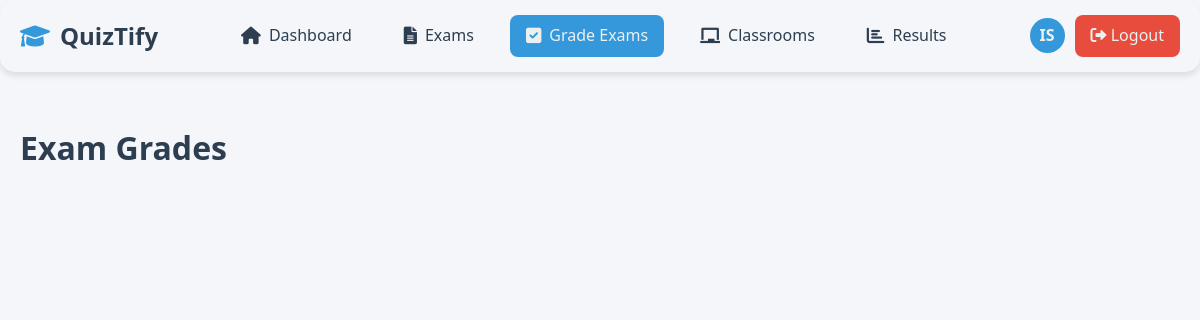
Before: /teacher/exam-grades.php (signed in) with the older database file.
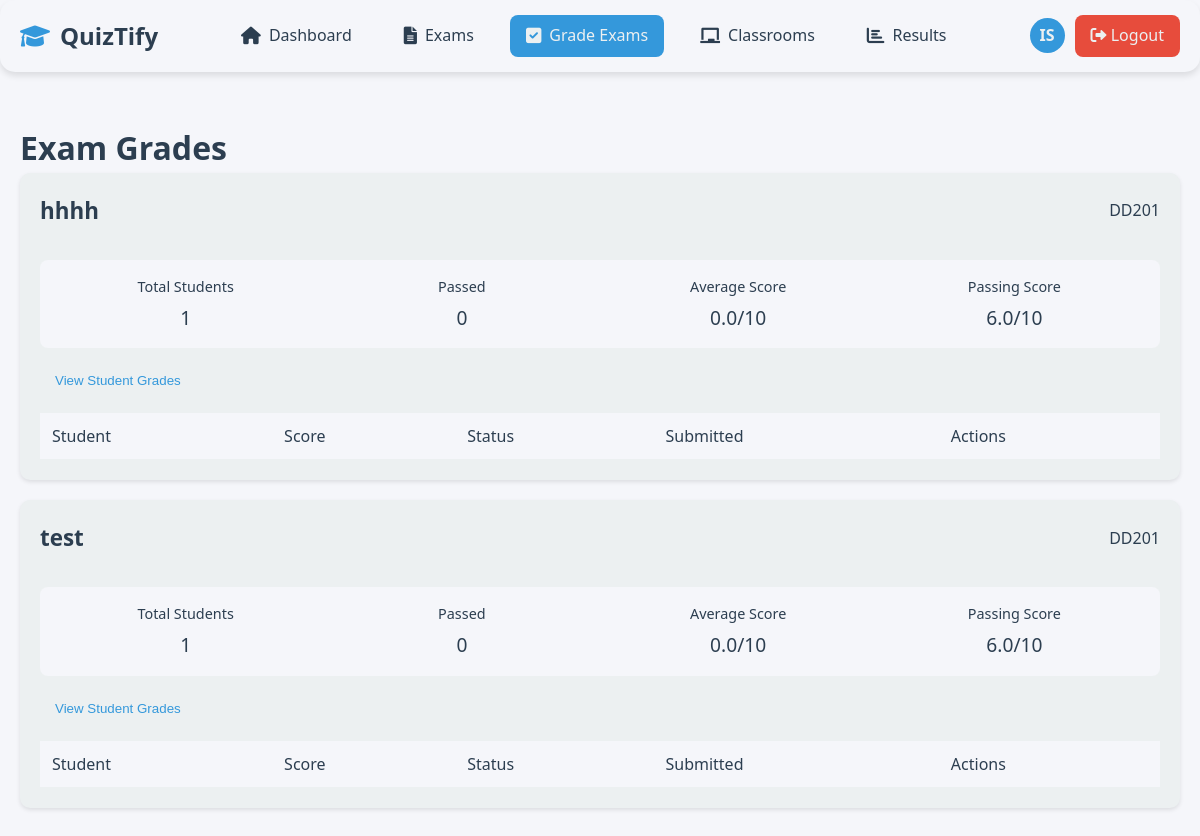
After: the same page with the newer database file.
### tables this page shows
CREATE TABLE `exams` (
  `id` int(11) NOT NULL,
  `title` varchar(255) NOT NULL,
  `description` text DEFAULT NULL,
  `is_published` tinyint(1) NOT NULL DEFAULT 0,
  `start_date` datetime NOT NULL,
  `end_date` datetime NOT NULL,
  `created_by` int(11) NOT NULL,
  `created_at` timestamp NOT NULL DEFAULT current_timestamp(),
  `total_points` enum('10','20','40','100') NOT NULL DEFAULT '10',
  `attempts_allowed` int(11) NOT NULL DEFAULT 1,
  `passing_score` int(11) NOT NULL DEFAULT 60,
  `has_timer` tinyint(1) DEFAULT 0,
  `duration_minutes` int(11) DEFAULT NULL
);

### teacher/exam-grades.php (the view, shortened to what the changed rows need)
<?php
$conn = getDBConnection();
$teacher_id = $_SESSION['user_id'];
$stmt = $conn->prepare("
    SELECT
        e.id as exam_id,
        e.title as exam_title,
        e.passing_score,
        e.total_points,
        c.name as classroom_name,
        COUNT(DISTINCT ea.student_id) as total_students,
        COUNT(CASE WHEN ea.score >= e.passing_score THEN 1 END) as passed_students,
        AVG(ea.score) as average_score
    FROM exams e
    JOIN exam_classrooms ec ON e.id = ec.exam_id
    JOIN classrooms c ON ec.classroom_id = c.id
    LEFT JOIN exam_attempts ea ON e.id = ea.exam_id AND ea.is_completed = 1
    WHERE e.created_by = ?
    GROUP BY e.id, e.title, e.total_points, c.name
    ORDER BY e.created_at DESC
");
$stmt->execute([$teacher_id]);
$exams = $stmt->fetchAll(PDO::FETCH_ASSOC);
function calculatePoints($percentage, $total_points) {
    return ($percentage / 100) * $total_points;
}
?>
<!DOCTYPE html>
<html lang="en">
<head>
    <link rel="stylesheet" href="https://cdnjs.cloudflare.com/ajax/libs/font-awesome/6.0.0/css/all.min.css">
</head>
<body>
    <div class="container">
        <h1>Exam Grades</h1>
        <?php foreach ($exams as $exam): ?>
            <div class="exam-card">
                <div class="exam-header">
                    <h2 class="exam-title"><?= htmlspecialchars($exam['exam_title']) ?></h2>
                    <span class="classroom"><?= htmlspecialchars($exam['classroom_name']) ?></span>
                </div>
                <div class="exam-stats">
                    <div class="stat-item">
                        <div class="stat-label">Total Students</div>
                        <div class="stat-value"><?= $exam['total_students'] ?></div>
                    </div>
                    <div class="stat-item">
                        <div class="stat-label">Passed</div>
                        <div class="stat-value"><?= $exam['passed_students'] ?></div>
                    </div>
                    <div class="stat-item">
                        <div class="stat-label">Average Score</div>
                        <div class="stat-value">
                            <?= number_format(calculatePoints($exam['average_score'], $exam['total_points']), 1) ?>/<?= $exam['total_points'] ?>
                        </div>
                    </div>
                    <div class="stat-item">
                        <div class="stat-label">Passing Score</div>
                        <div class="stat-value">
                            <?= number_format(calculatePoints($exam['passing_score'], $exam['total_points']), 1) ?>/<?= $exam['total_points'] ?>
                        </div>
                    </div>
                </div>
                <button class="toggle-grades" onclick="toggleGrades(<?= $exam['exam_id'] ?>)">
                    <i class='bx bx-chevron-down'></i> View Student Grades
                </button>
                <table class="grades-table">
                    <thead>
                        <tr>
                            <th>Student</th>
                            <th>Score</th>
                            <th>Status</th>
                            <th>Submitted</th>
                            <th>Actions</th>
                        </tr>
                    </thead>
                </table>
            </div>
        <?php endforeach; ?>
    </div>
</body>
</html>

Changed rows visible on the page:
added exams: title "hhhh", classroom_name "DD201", total_students "1", passed_students "0", total_points "0.0", total_points "10", passing_score+total_points "6.0"
added exams: title "test", classroom_name "DD201", total_students "1", passed_students "0", total_points "0.0", total_points "10", passing_score+total_points "6.0"
